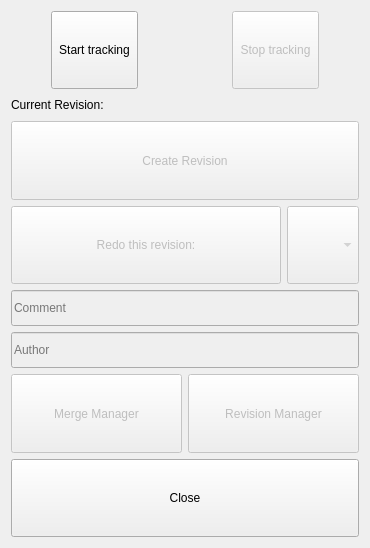
<?xml version="1.0" encoding="UTF-8"?>
<ui version="4.0">
 <class>MctWidget</class>
 <widget class="QWidget" name="MctWidget">
  <property name="geometry">
   <rect>
    <x>0</x>
    <y>0</y>
    <width>370</width>
    <height>548</height>
   </rect>
  </property>
  <property name="windowTitle">
   <string>Mct</string>
  </property>
  <layout class="QHBoxLayout" name="horizontalLayout_2">
   <item>
    <layout class="QVBoxLayout" name="verticalLayout">
     <item>
      <layout class="QHBoxLayout" name="horizontalLayout_6">
       <item>
        <spacer name="horizontalSpacer">
         <property name="orientation">
          <enum>Qt::Horizontal</enum>
         </property>
         <property name="sizeType">
          <enum>QSizePolicy::Minimum</enum>
         </property>
         <property name="sizeHint" stdset="0">
          <size>
           <width>40</width>
           <height>20</height>
          </size>
         </property>
        </spacer>
       </item>
       <item>
        <widget class="QPushButton" name="buttonStart">
         <property name="sizePolicy">
          <sizepolicy hsizetype="Expanding" vsizetype="Expanding">
           <horstretch>0</horstretch>
           <verstretch>0</verstretch>
          </sizepolicy>
         </property>
         <property name="text">
          <string>Start tracking</string>
         </property>
        </widget>
       </item>
       <item>
        <spacer name="horizontalSpacer_8">
         <property name="orientation">
          <enum>Qt::Horizontal</enum>
         </property>
         <property name="sizeType">
          <enum>QSizePolicy::Expanding</enum>
         </property>
         <property name="sizeHint" stdset="0">
          <size>
           <width>40</width>
           <height>20</height>
          </size>
         </property>
        </spacer>
       </item>
       <item>
        <widget class="QPushButton" name="buttonStop">
         <property name="enabled">
          <bool>false</bool>
         </property>
         <property name="sizePolicy">
          <sizepolicy hsizetype="Expanding" vsizetype="Expanding">
           <horstretch>0</horstretch>
           <verstretch>0</verstretch>
          </sizepolicy>
         </property>
         <property name="text">
          <string>Stop tracking</string>
         </property>
        </widget>
       </item>
       <item>
        <spacer name="horizontalSpacer_2">
         <property name="orientation">
          <enum>Qt::Horizontal</enum>
         </property>
         <property name="sizeType">
          <enum>QSizePolicy::Minimum</enum>
         </property>
         <property name="sizeHint" stdset="0">
          <size>
           <width>40</width>
           <height>20</height>
          </size>
         </property>
        </spacer>
       </item>
      </layout>
     </item>
     <item>
      <layout class="QHBoxLayout" name="horizontalLayout_5">
       <item>
        <widget class="QLabel" name="label_2">
         <property name="text">
          <string>Current Revision:</string>
         </property>
        </widget>
       </item>
       <item>
        <spacer name="horizontalSpacer_5">
         <property name="orientation">
          <enum>Qt::Horizontal</enum>
         </property>
         <property name="sizeType">
          <enum>QSizePolicy::Minimum</enum>
         </property>
         <property name="sizeHint" stdset="0">
          <size>
           <width>40</width>
           <height>20</height>
          </size>
         </property>
        </spacer>
       </item>
       <item>
        <widget class="QLabel" name="labelRevision">
         <property name="sizePolicy">
          <sizepolicy hsizetype="Expanding" vsizetype="Preferred">
           <horstretch>0</horstretch>
           <verstretch>0</verstretch>
          </sizepolicy>
         </property>
         <property name="text">
          <string>&lt;number here&gt;</string>
         </property>
        </widget>
       </item>
       <item>
        <spacer name="horizontalSpacer_4">
         <property name="orientation">
          <enum>Qt::Horizontal</enum>
         </property>
         <property name="sizeType">
          <enum>QSizePolicy::Minimum</enum>
         </property>
         <property name="sizeHint" stdset="0">
          <size>
           <width>40</width>
           <height>20</height>
          </size>
         </property>
        </spacer>
       </item>
      </layout>
     </item>
     <item>
      <layout class="QHBoxLayout" name="horizontalLayout_4">
       <item>
        <widget class="QPushButton" name="buttonCreate">
         <property name="enabled">
          <bool>false</bool>
         </property>
         <property name="sizePolicy">
          <sizepolicy hsizetype="Expanding" vsizetype="Expanding">
           <horstretch>0</horstretch>
           <verstretch>0</verstretch>
          </sizepolicy>
         </property>
         <property name="text">
          <string>Create Revision</string>
         </property>
        </widget>
       </item>
      </layout>
     </item>
     <item>
      <layout class="QHBoxLayout" name="horizontalLayout">
       <item>
        <widget class="QPushButton" name="buttonRedo">
         <property name="enabled">
          <bool>false</bool>
         </property>
         <property name="sizePolicy">
          <sizepolicy hsizetype="Expanding" vsizetype="Expanding">
           <horstretch>0</horstretch>
           <verstretch>0</verstretch>
          </sizepolicy>
         </property>
         <property name="text">
          <string>Redo this revision:</string>
         </property>
        </widget>
       </item>
       <item>
        <widget class="QComboBox" name="comboRevision">
         <property name="enabled">
          <bool>false</bool>
         </property>
         <property name="sizePolicy">
          <sizepolicy hsizetype="Preferred" vsizetype="Preferred">
           <horstretch>0</horstretch>
           <verstretch>0</verstretch>
          </sizepolicy>
         </property>
         <property name="minimumSize">
          <size>
           <width>50</width>
           <height>50</height>
          </size>
         </property>
        </widget>
       </item>
      </layout>
     </item>
     <item>
      <layout class="QVBoxLayout" name="verticalLayout_4">
       <item>
        <widget class="QLineEdit" name="lineComment">
         <property name="enabled">
          <bool>false</bool>
         </property>
         <property name="sizePolicy">
          <sizepolicy hsizetype="Expanding" vsizetype="Expanding">
           <horstretch>0</horstretch>
           <verstretch>0</verstretch>
          </sizepolicy>
         </property>
         <property name="readOnly">
          <bool>false</bool>
         </property>
         <property name="placeholderText">
          <string>Comment</string>
         </property>
        </widget>
       </item>
       <item>
        <widget class="QLineEdit" name="lineAuthor">
         <property name="enabled">
          <bool>false</bool>
         </property>
         <property name="sizePolicy">
          <sizepolicy hsizetype="Expanding" vsizetype="Expanding">
           <horstretch>0</horstretch>
           <verstretch>0</verstretch>
          </sizepolicy>
         </property>
         <property name="placeholderText">
          <string>Author</string>
         </property>
        </widget>
       </item>
      </layout>
     </item>
     <item>
      <layout class="QHBoxLayout" name="horizontalLayout_3">
       <item>
        <widget class="QPushButton" name="buttonMergeManager">
         <property name="enabled">
          <bool>false</bool>
         </property>
         <property name="sizePolicy">
          <sizepolicy hsizetype="Expanding" vsizetype="Expanding">
           <horstretch>0</horstretch>
           <verstretch>0</verstretch>
          </sizepolicy>
         </property>
         <property name="text">
          <string>Merge Manager</string>
         </property>
        </widget>
       </item>
       <item>
        <widget class="QPushButton" name="buttonRevisionManager">
         <property name="enabled">
          <bool>false</bool>
         </property>
         <property name="sizePolicy">
          <sizepolicy hsizetype="Expanding" vsizetype="Expanding">
           <horstretch>0</horstretch>
           <verstretch>0</verstretch>
          </sizepolicy>
         </property>
         <property name="text">
          <string>Revision Manager</string>
         </property>
        </widget>
       </item>
      </layout>
     </item>
     <item>
      <widget class="QPushButton" name="buttonClose">
       <property name="sizePolicy">
        <sizepolicy hsizetype="Expanding" vsizetype="Expanding">
         <horstretch>0</horstretch>
         <verstretch>0</verstretch>
        </sizepolicy>
       </property>
       <property name="text">
        <string>Close</string>
       </property>
      </widget>
     </item>
    </layout>
   </item>
  </layout>
 </widget>
 <resources/>
 <connections/>
</ui>
